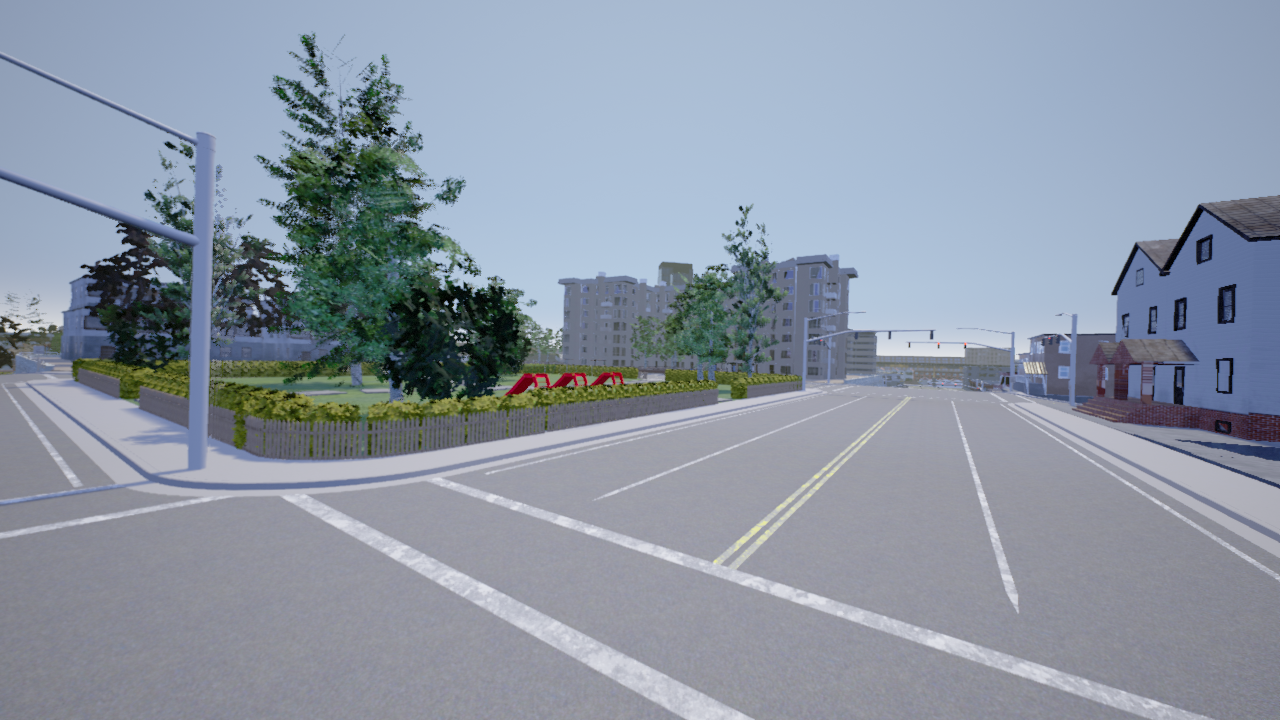
#> input picture lesson3/image1.png, 1280 x 720 px
$ jupyter execute --allow-errors 3DCV_lecture4_hw.ipynb   (shell and % lines are left out)
#> lines starting #> are read from the running program, lines starting #| are printed output that depends on the picture; after the words box and inside, x2 and y2 are one past the last pixel; in counts of white or black regions, pixels touching at a corner belong together; long printed decimals are rounded
### Установка пакетов

Начнем с установки необходимых пакетов python. Ничего необычного не понадобится - numpy, cv2, matplotlib

Теперь можно импортировать

[cell 1]
import numpy as np
import cv2
import matplotlib.pyplot as plt
from  random import randint
plt.rcParams['figure.figsize'] = [15, 10]

### Инициализация SLAM с использованием OpenCV (30 баллов)

Итак, мы снова находимся в сгенерированном мире c первой лекции. У нас был автомобиль, на котором были установлены сенсоры, выдающие нам карту глубин вместе с картинкой, а так же трансформацию (позу) в каждый момент времени. Теперь перейдем к более реальной ситуации: на нашей машине установлена только камера и ничего более (очень часто решается именно такая задача). Будем восстанавливать позу и глубины точек при помощи знаний, полученных на лекции (восстановление превой позы иногда называют инициализацией). Начнем с восстановления позы

Вам даны два изображения, вращение и перемещение между которыми мы хотим определить

[cell 2]
def load_image(path: str) -> np.ndarray:
#> called with path = 'image1.png'
    image = cv2.imread(path, cv2.IMREAD_COLOR)
#> image is the input picture: shape (720, 1280, 3); mean B, G, R 163.8, 149.7, 139.9
    image = cv2.cvtColor(image, cv2.COLOR_BGR2RGB)
    return image

[cell 3]
image1 = load_image("image1.png")
image2 = load_image("image2.png")
#> call 2 of load_image, with path = 'image2.png'
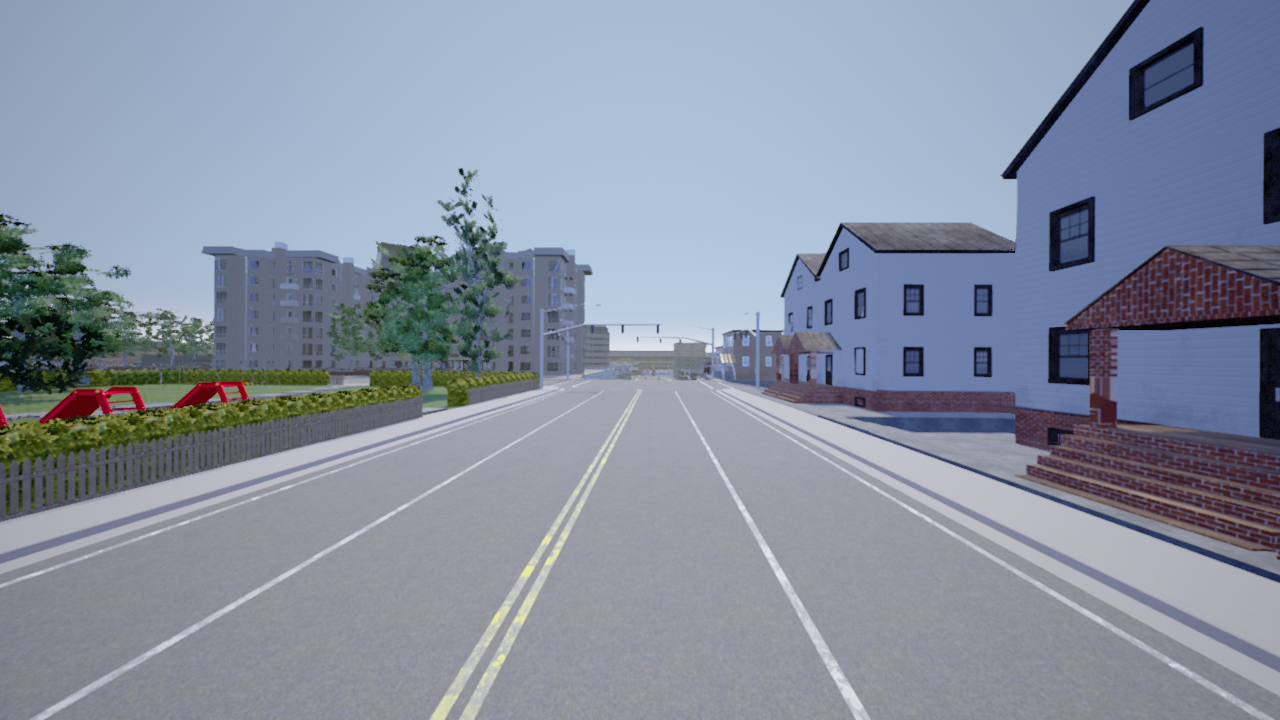
#> input picture lesson3/image2.png, 1280 x 720 px
#> in load_image, image is the input picture: shape (720, 1280, 3); mean B, G, R 160.6, 144.3, 135.8
f, axarr = plt.subplots(1,2)
axarr[0].imshow(image1)
axarr[1].imshow(image2)
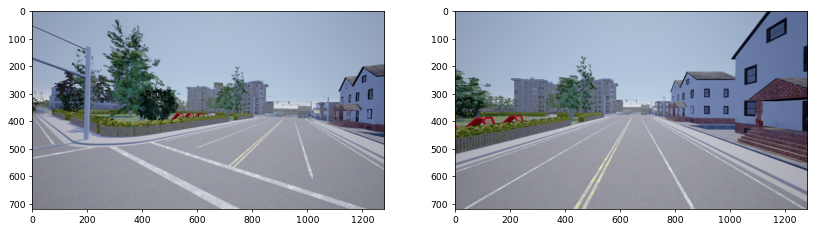
#> figure drawn by matplotlib, 2 panels

Как мы узнали на лекции, первое, что нужно сделать для восстановления позы - найти особые точки (фичи) на обоих изображениях и соответствие между ними (сматчить). На второй лекции вы уже научились это делать, поэтому не будем сильно заострять на этом внимание: найдите фичи и матчи любым способом, который вам понравился ([здесь](https://docs.opencv.org/3.4/da/de9/tutorial_py_epipolar_geometry.html) можете найти пример с SIFT фичами)

[cell 4]
# Создайте детектер/матчер, найдите фичи, сматчите их, выделите лучшие

sift = cv2.SIFT_create()
kp1, des1 = sift.detectAndCompute(image1,None)
#> kp1 = 4078 keypoints; strongest (x, y, size): (446, 303, 2.7), (456, 301, 3.5), (456, 337, 2.1), (741, 208, 2.6)
kp2, des2 = sift.detectAndCompute(image2,None)
#> kp2 = 3785 keypoints; strongest (x, y, size): (461, 171, 3.3), (474, 205, 3.3), (1010, 173, 8.8), (17, 224, 2.9)
FLANN_INDEX_KDTREE = 1
index_params = dict(algorithm = FLANN_INDEX_KDTREE, trees = 5)
search_params = dict(checks=50)
flann = cv2.FlannBasedMatcher(index_params,search_params)
matches = flann.knnMatch(des1,des2,k=2)
#> matches = 4078 matches
pts1 = []
pts2 = []
for i,(m,n) in enumerate(matches):
    if m.distance < 0.8*n.distance:
        pts2.append(kp2[m.trainIdx].pt)
        pts1.append(kp1[m.queryIdx].pt)
#> after the loop, pts1 = 352 pairs, first value 8.92 to 1270.2, second value 58.92 to 705.8; pts2 = 352 pairs, first value 8.54 to 1267, second value 122.9 to 708.9
pts1 = np.array(pts1)
pts2 = np.array(pts2)

Визуализируем наши матчи

[cell 5]
def draw_matches(image_a: np.ndarray, image_b: np.ndarray, keypoints_a: np.ndarray, keypoints_b: np.ndarray):
    # initialize the output visualization image
    height_a, width_a = image_a.shape[:2]
    height_b, width_b = image_b.shape[:2]

    vis = np.zeros((max(height_a, height_b), width_a + width_b, 3), dtype="uint8")
    vis[0:height_a, 0:width_a] = image_a
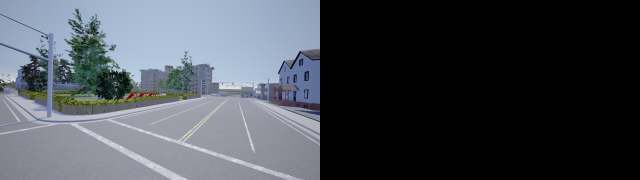
#> vis: shape (720, 2560, 3) (shown at 1/4 size); mean R, G, B 69.9, 74.9, 81.9
    vis[0:height_b, width_a:] = image_b
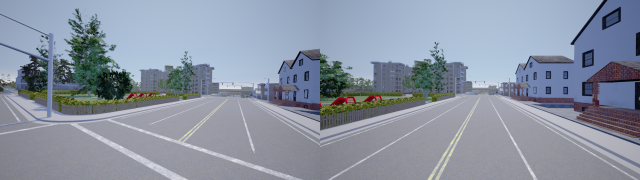
#> vis: shape (720, 2560, 3) (shown at 1/4 size); mean R, G, B 137.8, 147, 162.2

    # loop over the matches
    for keypoint_a, keypoint_b in zip(keypoints_a, keypoints_b):
        # draw the match
        point_a = (int(keypoint_a[0]), int(keypoint_a[1]))
        point_b = (
            int(keypoint_b[0]) + width_a,
            int(keypoint_b[1]),
        )
        cv2.line(vis,
                 point_a,
                 point_b,
                 (randint(0, 255), randint(0, 255), randint(0, 255)), 1)
#> this loop made 352 passes
#> (keypoint_a, keypoint_b, point_a, point_b) on passes 1 to 3: ([8.92, 351.3], [97.22, 391.3], (8, 351), (1377, 391)), ([46.91, 342.8], [16.61, 326.2], (46, 342), (1296, 326)), ([64.06, 312.3], [1017.7, 441.6], (64, 312), (2297, 441))
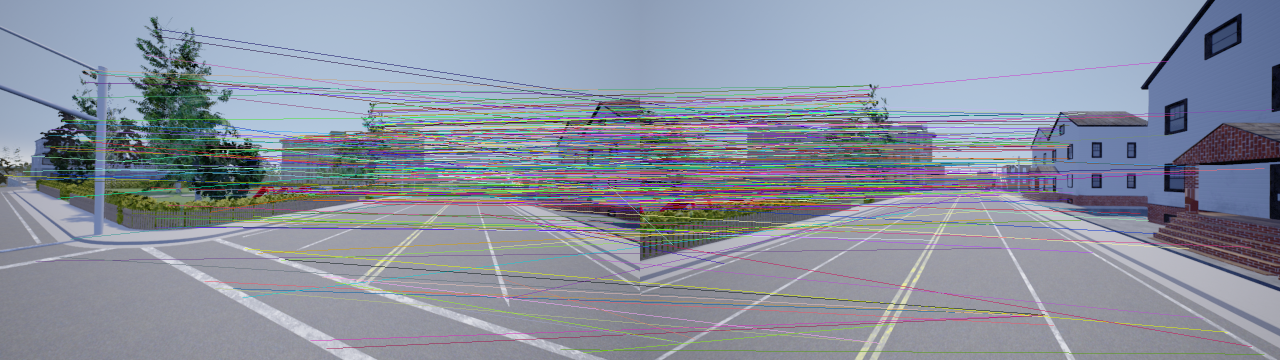
#> vis: shape (720, 2560, 3) (shown at 1/2 size); 13.35% of pixels changed, all inside (x1, y1, x2, y2) = (8, 58, 2548, 709)

    # return the visualization
    return vis

[cell 6]
img3 = draw_matches(image1, image2, pts1, pts2)
plt.imshow(img3),plt.show()

Итак, у нас есть матчи. Начнем с простого - воспользуемся встроенной функцией в OpenCV для определения существенной матрицы. Смотрите референс [здесь](https://amroamroamro.github.io/mexopencv/matlab/cv.findEssentialMat.html). Вам нужно правильно определить матрицу камеры и передать точки с левого и правого изображения.

[cell 7]
fx = 448.1551643293023
fy = 448.1551643293023
px = 640.0
py = 360.0

K = np.eye(3)
K[0, 0] = fx
K[1, 1] = fy
K[0, 2] = px
K[1, 2] = py
E, mask = cv2.findEssentialMat(points1=pts1, points2=pts2, cameraMatrix=K)
#> E = [[0.0185, -0.705, 0.00437], [0.627, 0.0141, -0.326], [-0.00268, -0.0507, 0.0024]]; mask = 352 values, max 1 at index 67, min 0 at index 0, mean 0.543

Отлично, у нас есть существенная матрица E, а также некторая маска mask. Это маска показывает, какие из матчей у нас соответствуют полученной матрице (inliers), а какие нет (outliers).

[cell 8]
pts1_inliers = pts1[mask.ravel()==1] # Numpy матрица Mx2 - координаты инлайеров на левом изображении
#> pts1_inliers = 191 pairs, first value 507.8 to 1261.1, second value 200 to 463.1
pts2_inliers = pts2[mask.ravel()==1] # Numpy матрица Mx2 - координаты инлайеров на правом изображении
#> pts2_inliers = 191 pairs, first value 44.71 to 881.3, second value 171.1 to 440.3

Визуализиреум инлайеры и посмотрим, какой процент точек оказался инлайерами. Чем процент больше, тем лучше был наш матчер. Нормально, если он будет около 50%.

[cell 9]
print(f"Процент инлайеров: {pts1_inliers.shape[0] / pts1.shape[0] * 100}%")
#| Процент инлайеров: 54.261%

img3 = draw_matches(image1, image2, pts1, pts2)
#> the loop in draw_matches (call 2), `for keypoint_a, keypoint_b in zip(keypoints_a, keypoints_b):` made 352 passes
#> after the loop in draw_matches (call 2), `for keypoint_a, keypoint_b in zip(keypoints_a, keypoints_b):`:
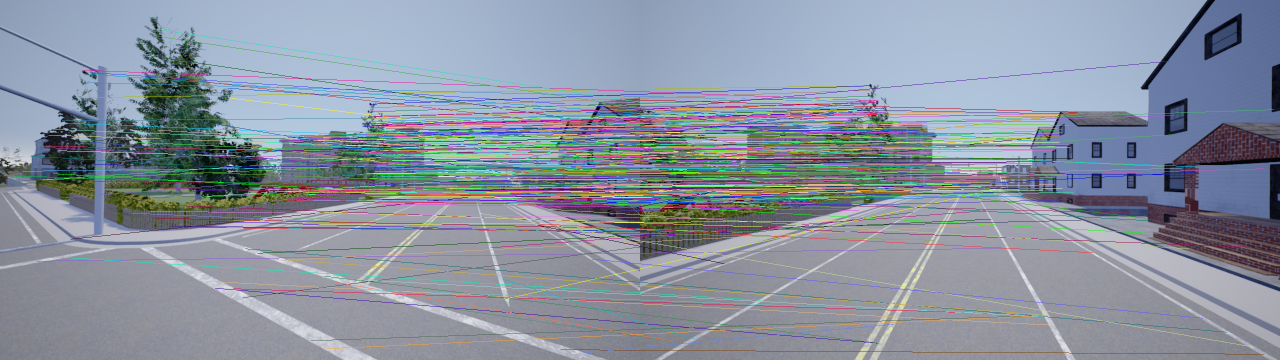
#> vis: shape (720, 2560, 3) (shown at 1/2 size); 13.35% of pixels changed, all inside (x1, y1, x2, y2) = (8, 58, 2548, 709)
plt.imshow(img3),plt.show()

Если визуально корреспонденсы между изображениями выглядят адекватно, то самое время восстанавливать позу из существенной матрицы. Сейчас воспользуемся для этого внутренней функцией OpenCV - recoverPose. Не забудьте использовать для это только инлайеры!

[cell 10]
numOfInliers, R_opencv, t_opencv, mask = cv2.recoverPose(E, pts1_inliers, pts2_inliers, K) # Воостановите позу из E с помощью recoverPose
#> numOfInliers = 184; R_opencv = [[0.852, 0.0191, -0.524], [-0.0229, 1, -0.00075], [0.524, 0.0126, 0.852]]; t_opencv = [0.0716, -0.00637, -0.997]; mask = 191 values, max 255 at index 0, min 0 at index 138, mean 245.7
#> (the rest of the program and of its run is left out)
